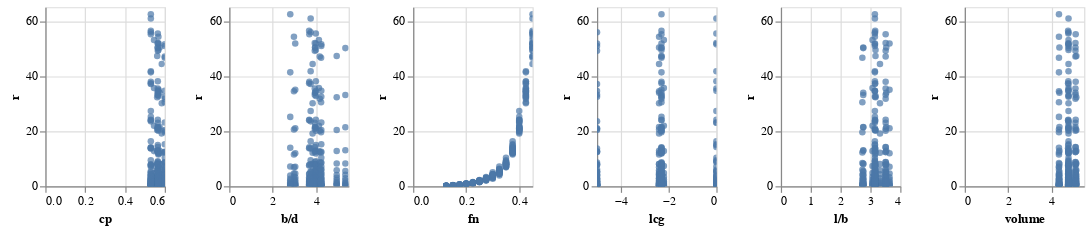

The notebook cell saved with this chart:
### Code cell
alt.Chart(data).mark_circle().encode(
    alt.X(alt.repeat("column"), type='quantitative'),
    alt.Y(alt.repeat("row"), type='quantitative'),

).properties(
    width=100,
    height=150
).repeat(
    row=[label],
    column=features,
).interactive()

### Figure 1 — Vega-Lite specification as saved in the notebook (floating-point values rounded to 4 significant figures; data arrays with more than 128 entries replaced by an {"elided": "..."} marker saying what was removed)
{"datasets": {"data-791db167d20977a01be9532e297efb40": {"elided": "308 records"}}, "repeat": {"column": ["cp", "b/d", "fn", "lcg", "l/b", "volume"], "row": ["r"]}, "spec": {"data": {"name": "data-791db167d20977a01be9532e297efb40"}, "encoding": {"y": {"type": "quantitative", "field": {"repeat": "row"}}, "x": {"type": "quantitative", "field": {"repeat": "column"}}}, "mark": "circle", "height": 150, "selection": {"selector005": {"bind": "scales", "encodings": ["x", "y"], "type": "interval"}}, "width": 100}, "$schema": "https://vega.github.io/schema/vega-lite/v4.0.2.json", "config": {"view": {"continuousHeight": 300, "continuousWidth": 400}}}
